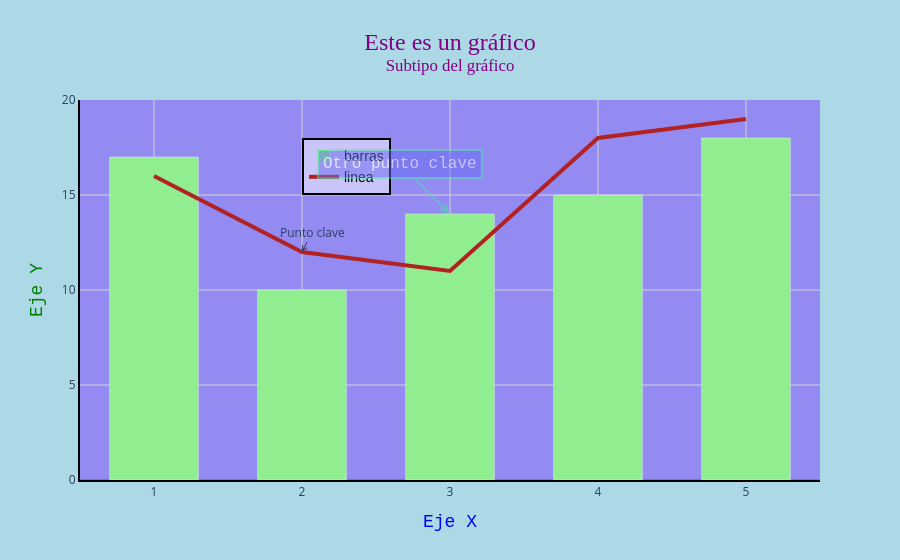

The cell this chart's notebook holds for it:
### Code cell
# 7. Modificar Información Contextual
fig.update_traces(
    selector=dict(name="linea"),
    text=["A", "B", "C", "D", "E"],
    hoverinfo="text" # al pasar el ratón mostramos lo que pone en text
)

### Figure 1 — Plotly figure (JSON) as saved in the notebook; plotly's stock layout.template omitted (floating-point values rounded to 4 significant figures)
{"data": [{"marker": {"color": "lightgreen"}, "name": "barras", "type": "bar", "x": [1, 2, 3, 4, 5], "y": [17, 10, 14, 15, 18]}, {"hoverinfo": "text", "line": {"color": "firebrick", "width": 4}, "mode": "lines", "name": "linea", "text": ["A", "B", "C", "D", "E"], "type": "scatter", "x": [1, 2, 3, 4, 5], "y": [16, 12, 11, 18, 19]}], "layout": {"annotations": [{"arrowhead": 5, "ax": 10, "ay": -20, "showarrow": true, "text": "Punto clave", "x": 2, "y": 12}, {"align": "center", "arrowcolor": "#45e6aa", "arrowhead": 2, "arrowsize": 1, "arrowwidth": 2, "ax": -50, "ay": -50, "bgcolor": "#666aef", "bordercolor": "#45e6aa", "borderpad": 4, "borderwidth": 2, "font": {"color": "#ffffff", "family": "Courier New, monospace", "size": 16}, "opacity": 0.5, "showarrow": true, "text": "Otro punto clave", "x": 3, "y": 14}], "bargap": 0.4, "legend": {"bgcolor": "rgba(255,255,255,0.5)", "bordercolor": "black", "borderwidth": 2, "font": {"color": "black", "family": "Arial", "size": 14}, "x": 0.3, "y": 0.9}, "paper_bgcolor": "lightblue", "plot_bgcolor": "rgba(123,65,789,0.5)", "title": {"font": {"color": "purple", "family": "Times New Roman", "size": 24}, "text": "Este es un gráfico<br><sup>Subtipo del gráfico</sup>", "x": 0.5, "xanchor": "center"}, "xaxis": {"gridcolor": "lightgray", "linecolor": "black", "linewidth": 2, "showgrid": true, "showline": true, "title": {"font": {"color": "blue", "family": "Courier New", "size": 18}, "text": "Eje X"}, "zeroline": true, "zerolinecolor": "gray"}, "yaxis": {"gridcolor": "lightgray", "linecolor": "black", "linewidth": 2, "showline": true, "title": {"font": {"color": "green", "family": "Courier New", "size": 18}, "text": "Eje Y"}, "zeroline": true, "zerolinecolor": "gray"}}}
